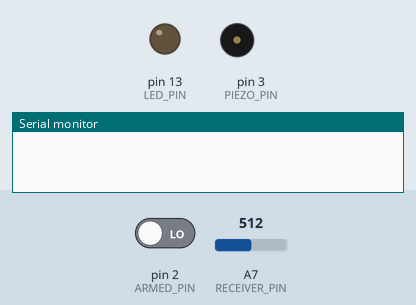
Simulated run of this sketch. Board: Arduino Nano, built with avr-gcc and run on an emulated ATmega328P. On the bench: output pins drawn as LEDs (lit = HIGH), buzzer (waves = sounding), the last lines printed to the serial monitor. Inputs (shaded band) come from the test bench; at power-on: pin 2 (ARMED_PIN) LOW, A7 (RECEIVER_PIN) = 512.

Above: at 1.2 s.
1.3 s: pin 2 (ARMED_PIN) driven HIGH
At 4.7 s:
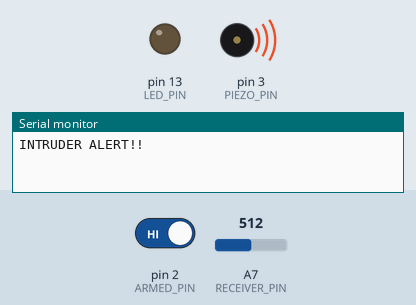
Timing chart, 0 to 10.3 s (numbered marks = the images above; inputs shaded):
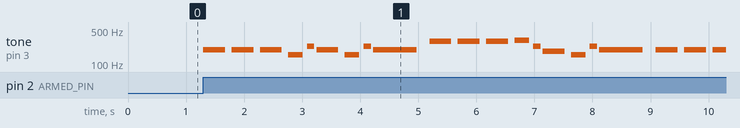

Measured:
- after the input at 1.3 s, tone on pin 3 (PIEZO_PIN): plays 196 Hz for 0.38 s, 196 Hz for 0.38 s, 196 Hz for 0.38 s, 156 Hz for 0.25 s, 233 Hz for 0.13 s, 196 Hz for 0.38 s … (21 notes in this stretch), starting at once

The sketch:

lasertripwire.ino
```cpp
//Laser tripwire sketch - @vmfoo

//playMelody function and pitches.h borrowed from arduino tone tutorial and adapted
//http://arduino.cc/en/Tutorial/Tone

#include "pitches.h"  //include the frequency definitions of the pitches

#define PIEZO_PIN 3
#define ARMED_PIN 2
#define RECEIVER_PIN A7
#define THRESHOLD 80
#define LED_PIN 13

// notes in the melody:
int melody[] =
{NOTE_G3, NOTE_G3, NOTE_G3, NOTE_DS3, NOTE_AS3, NOTE_G3, NOTE_DS3, NOTE_AS3, NOTE_G3, NOTE_D4, NOTE_D4, NOTE_D4, NOTE_DS4, NOTE_AS3, NOTE_FS3, NOTE_DS3, NOTE_AS3, NOTE_G3};

// note durations: 4 = quarter note, 8 = eighth note, etc.:
int noteDurations[] = { 4, 4, 4, 6,12,4,6,12,2, 4, 4, 4, 6,12,4,6,12,2 };

void setup() {
  Serial.begin(19200); //for debug
  pinMode(PIEZO_PIN, OUTPUT);  //setup the pin to make noise on
  pinMode(LED_PIN, OUTPUT);  //setup the pin to light when set
  pinMode(ARMED_PIN, INPUT); //we are going to look for this to go high
}

void loop() {
  // read the input on RECEIVER_PIN
  int sensorValue = analogRead(RECEIVER_PIN);
  // print out the value you read if debugging
  //Serial.println(sensorValue);
  if( sensorValue < THRESHOLD ) {
    digitalWrite(LED_PIN, HIGH);  //Turn it on to show that the trap is set
  } else {
    digitalWrite(LED_PIN, LOW);  //Turn it off
  }
  if (digitalRead(ARMED_PIN) && (sensorValue > THRESHOLD) ) { //make noise if the trap is armed and the laser is off
    Serial.println("INTRUDER ALERT!!");
    playMelody();  //this funciton blocks until melody is over
  }
}


void playMelody() {
// iterate over the notes of the melody:
  for (int thisNote = 0; thisNote < 18; thisNote++) {

    // to calculate the note duration, take one second
    // divided by the note type.
    // e.g. quarter note = 1000 / 4, eighth note = 1000/8, etc.
    // I bumped 1000 up to 1500 to slow the tempo. raise it more to slow it down
    int noteDuration = 1500/noteDurations[thisNote];
    tone(PIEZO_PIN, melody[thisNote],noteDuration);

    // to distinguish the notes, set a minimum time between them.
    // the note's duration + 30% seems to work well:
    int pauseBetweenNotes = noteDuration * 1.30;
    delay(pauseBetweenNotes);
    // stop the tone playing:
    noTone(PIEZO_PIN);
  }
}
```

pitches.h
```cpp
/*************************************************
 * Public Constants
 *************************************************/

#define NOTE_B0  31
#define NOTE_C1  33
#define NOTE_CS1 35
#define NOTE_D1  37
#define NOTE_DS1 39
#define NOTE_E1  41
#define NOTE_F1  44
#define NOTE_FS1 46
#define NOTE_G1  49
#define NOTE_GS1 52
#define NOTE_A1  55
#define NOTE_AS1 58
#define NOTE_B1  62
#define NOTE_C2  65
#define NOTE_CS2 69
#define NOTE_D2  73
#define NOTE_DS2 78
#define NOTE_E2  82
#define NOTE_F2  87
#define NOTE_FS2 93
#define NOTE_G2  98
#define NOTE_GS2 104
#define NOTE_A2  110
#define NOTE_AS2 117
#define NOTE_B2  123
#define NOTE_C3  131
#define NOTE_CS3 139
#define NOTE_D3  147
#define NOTE_DS3 156
#define NOTE_E3  165
#define NOTE_F3  175
#define NOTE_FS3 185
#define NOTE_G3  196
#define NOTE_GS3 208
#define NOTE_A3  220
#define NOTE_AS3 233
#define NOTE_B3  247
#define NOTE_C4  262
#define NOTE_CS4 277
#define NOTE_D4  294
#define NOTE_DS4 311
#define NOTE_E4  330
#define NOTE_F4  349
#define NOTE_FS4 370
#define NOTE_G4  392
#define NOTE_GS4 415
#define NOTE_A4  440
#define NOTE_AS4 466
#define NOTE_B4  494
#define NOTE_C5  523
#define NOTE_CS5 554
#define NOTE_D5  587
#define NOTE_DS5 622
#define NOTE_E5  659
#define NOTE_F5  698
#define NOTE_FS5 740
#define NOTE_G5  784
#define NOTE_GS5 831
#define NOTE_A5  880
#define NOTE_AS5 932
#define NOTE_B5  988
#define NOTE_C6  1047
#define NOTE_CS6 1109
#define NOTE_D6  1175
#define NOTE_DS6 1245
#define NOTE_E6  1319
#define NOTE_F6  1397
#define NOTE_FS6 1480
#define NOTE_G6  1568
#define NOTE_GS6 1661
#define NOTE_A6  1760
#define NOTE_AS6 1865
#define NOTE_B6  1976
#define NOTE_C7  2093
#define NOTE_CS7 2217
#define NOTE_D7  2349
#define NOTE_DS7 2489
#define NOTE_E7  2637
#define NOTE_F7  2794
#define NOTE_FS7 2960
#define NOTE_G7  3136
#define NOTE_GS7 3322
#define NOTE_A7  3520
#define NOTE_AS7 3729
#define NOTE_B7  3951
#define NOTE_C8  4186
#define NOTE_CS8 4435
#define NOTE_D8  4699
#define NOTE_DS8 4978
```
